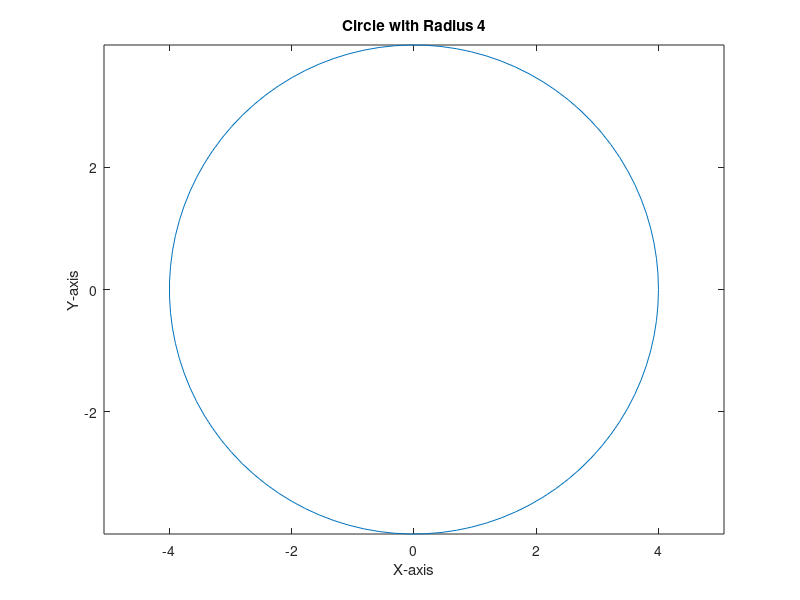

Source code (MATLAB):
radius = 4;
area = pi*radius^2;
disp('area = '); disp(area);
circumference = 2 * pi * radius;
disp('circumference = '); disp(circumference);

% plot the circle
theta = linspace(0, 2*pi, 100);
x = radius * cos(theta);
y = radius * sin(theta);
plot(x, y);
axis equal;
xlabel('X-axis');
ylabel('Y-axis');
title('Circle with Radius 4');